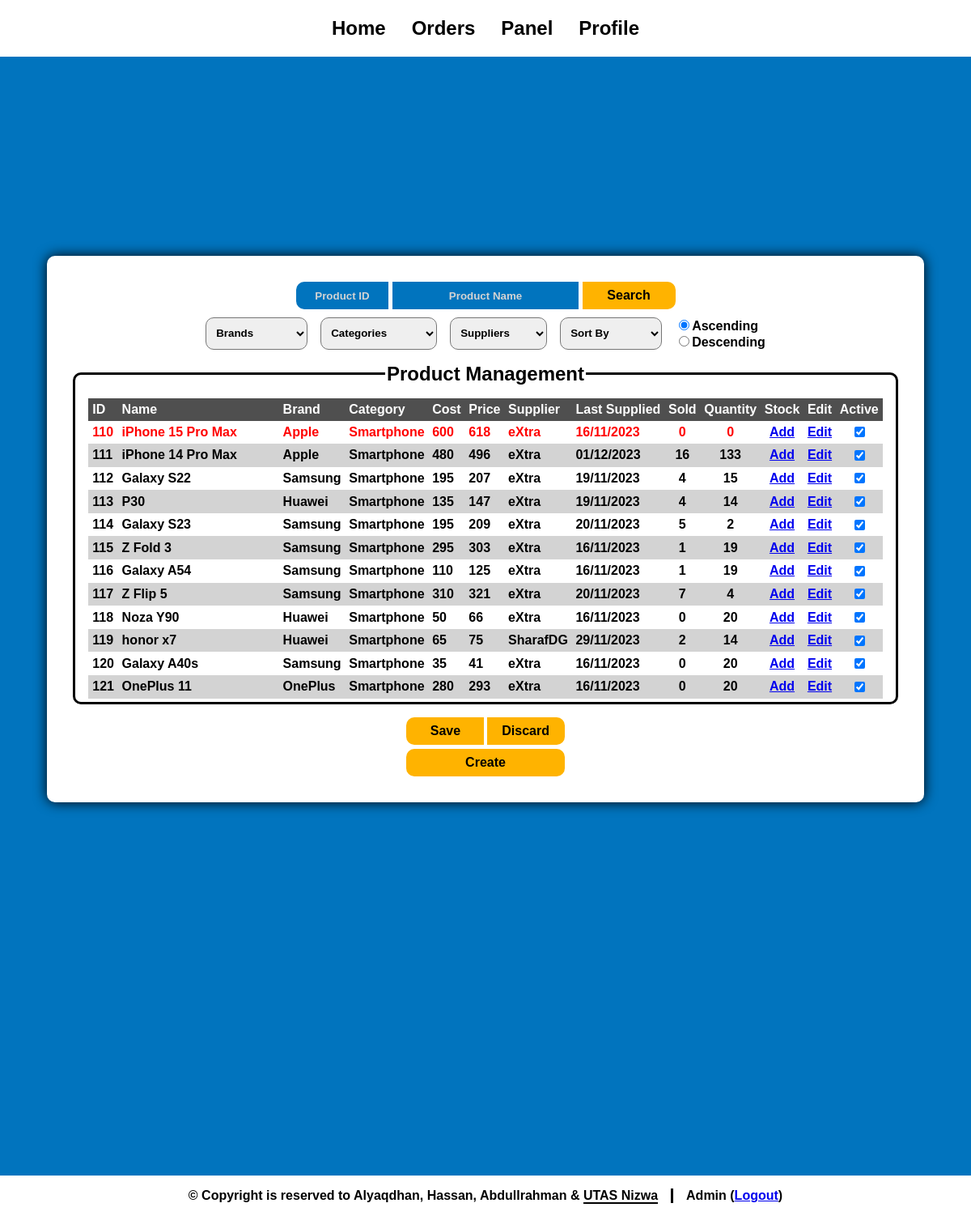
/panelManage.php (signed in), run on the app's committed database.
### tables this page shows
CREATE TABLE `items` (
  `iCode` int(11) NOT NULL COMMENT 'Item Code',
  `iCategoryCode` int(11) NOT NULL COMMENT 'Item Category Code(FK)',
  `iDesc` varchar(50) NOT NULL COMMENT 'Item Title',
  `iComment` varchar(300) NOT NULL COMMENT 'Item Description',
  `iQty` int(11) NOT NULL COMMENT 'Item Quantity',
  `iSold` int(5) NOT NULL COMMENT 'Item Sales',
  `iCost` int(11) NOT NULL COMMENT 'Item Cost',
  `iPrice` int(11) NOT NULL COMMENT 'Item Price',
  `iSupplierId` int(11) NOT NULL COMMENT 'Item Supplier Id(FK)',
  `iLastPurchasedDate` date NOT NULL COMMENT 'Item Last Purchased Date',
  `iBrand` varchar(10) NOT NULL COMMENT 'Item Brand',
  `img_ext` varchar(10) NOT NULL COMMENT 'Image Extension',
  `Active` varchar(10) NOT NULL DEFAULT 'active'
);

CREATE TABLE `categories` (
  `categoryCode` int(11) NOT NULL COMMENT 'Category Code',
  `categoryDes` varchar(100) NOT NULL COMMENT 'Category Description'
);

CREATE TABLE `suppliers` (
  `sId` int(11) NOT NULL COMMENT 'Supplier Id',
  `sName` varchar(50) NOT NULL COMMENT 'Supplier Name',
  `sAddress` varchar(100) NOT NULL COMMENT 'Supplier Address',
  `sPhone` int(8) NOT NULL COMMENT 'Supplier Phone Number',
  `sEmail` varchar(100) NOT NULL COMMENT 'Supplier Email',
  `Active` varchar(10) NOT NULL DEFAULT 'active'
);

### library.php (called while the page is built, shortened)
<?php
function fdate($txt) {
    $date = explode("-", $txt);
    return ($date[2]."/".$date[1]."/".$date[0]);
}
?>

### panelManage.php (the view, shortened to what this page needs)
<html>
    <head>
        <?php include('link.php'); ?>
    </head>
    <body>
        <?php
        include('header.php');
        include('connect.php');
        include('library.php');
        ?>
        <div>
        <div class="wrapper">
            <form class="container manage" method='post'>
                <section>
                    <div class="isearch">
                        <?php
                        if (isset($_POST['icode'])) {$cd = $_POST['icode'];}
                        else {$cd = "";}
                        if (isset($_POST['iname'])) {$nm = $_POST['iname'];}
                        else {$nm = "";}
                        echo "<input type='text' name='icode' placeholder='Product ID' value='$cd'>";
                        echo "<input type='text' name='iname' placeholder='Product Name' value='$nm'>";
                        ?>
                        <input type="submit" value="Search" formaction="panelManage.php">
                    </div>
                    <div class="ifilter">
                        <?php
                        echo "<select name='brand'>";
                        echo "<option value=''> Brands </option>";
                        echo "</select>";
                        echo "<select name='category'>";
                        echo "<option value=''> Categories </option>";
                        echo "</select>";
                        echo "<select name='supplier'>";
                        echo "<option value=''> Suppliers </option>";
                        echo "</select>";
                        echo "<select name='sort'>";
                            echo "<option value='iCode'>Sort By</option>";
                        echo "</select>";
                        if (isset($_POST['order']) && $_POST['order'] == "desc") {$desc = "checked"; $asc = "";}
                        else {$desc = ""; $asc = "checked";}
                        echo "<div class='radio'>";
                            echo "<label><input type='radio' name='order' value='asc' $asc>Ascending</label>";
                            echo "<label><input type='radio' name='order' value='desc' $desc>Descending</label>";
                        echo "</div>";
                        ?>
                    </div>
                </section>
                <fieldset>
                    <legend>Product Management</legend>
                    <table>
                        <tr>
                            <?php
                            $heads = ["iCode"=>"ID", "iDesc"=>"Name", "iBrand"=>"Brand", "iCategoryCode"=>"Category", "iCost"=>"Cost",
                            "iPrice"=>"Price", "iSupplierId"=>"Supplier", "iLastPurchasedDate"=>"Last&nbsp;Supplied", "iSold"=>"Sold", "iQty"=>"Quantity"];
                            foreach ($heads as $key => $value) {
                                if (isset($_POST['order']) && $_POST['order'] == "desc") {$a = "▼";}
                                else {$a = "▲";}
                                if (isset($_POST['sort']) && $key == $_POST['sort']) {$arrow = $a;}
                                else {$arrow = "";}
                                echo "<th>$arrow$value$arrow</th>";
                            }
                            ?>
                            <th>Stock</th>
                            <th>Edit</th>
                            <th>Active</th>
                        </tr>
                        <?php
                        $query = "select * from items where iCode = iCode";
                        $msg = "Database is empty";
                        if (isset($_POST['sort'])) {$sort = $_POST['sort'];}
                        else {$sort = "iCode";}
                        if (isset($_POST['order'])) {$order = $_POST['order'];}
                        else {$order = "asc";}
                        $query .= " order by $sort $order";
                        $result = mysqli_query($conn, $query) or die("Error in query: <mark>$query</mark> <p>". mysqli_error($conn));
                        if (mysqli_num_rows($result) > 0) {
                            $line = 0;
                            while ($data = mysqli_fetch_assoc($result)) {
                                if ($data['iDesc'] == "new") {continue;}
                                $category = mysqli_fetch_row(mysqli_query($conn, "select categoryDes from categories where categoryCode = {$data['iCategoryCode']}"));
                                $supplier = mysqli_fetch_row(mysqli_query($conn, "select sName from suppliers where sId = {$data['iSupplierId']}"));
                                if ($line % 2 == 1 && $data['iQty'] == 0) {$style = "style='background: var(--gray); color: var(--red);'";}
                                else if ($line % 2 == 0 && $data['iQty'] == 0) {$style = "style='color: var(--red);'";}
                                else if ($line % 2 == 1) {$style = "style='background: var(--gray);'";}
                                else {$style = "";}
                                $line += 1;
                                if ($data['Active'] == 'active') {$a = 'checked';}
                                else {$a = '';}
                                echo "<tr id='clickable' $style>";
                                echo "<td> {$data['iCode']} </td>";
                                echo "<td> {$data['iDesc']} </td>";
                                echo "<td> {$data['iBrand']} </td>";
                                echo "<td> {$category[0]} </td>";
                                echo "<td> {$data['iCost']} </td>";
                                echo "<td> {$data['iPrice']} </td>";
                                echo "<td> {$supplier[0]} </td>";
                                echo "<td> ". fdate($data['iLastPurchasedDate']) ." </td>";
                                echo "<td id='center'> {$data['iSold']} </td>";
                                echo "<td id='center'> {$data['iQty']} </td>";
                                echo "<td id='center'> <a href='panelManageAdd.php?ic={$data['iCode']}'> Add </a> </td>";
                                echo "<td id='center'> <a href='panelManageEdit.php?ic={$data['iCode']}'> Edit </a> </td>";
                                echo "<td id='center'> <input type='checkbox' name='box[]' value='{$data['iCode']}' $a> </td>";
                                echo "</tr>";
                            }
                        } else {
                            echo "<td colspan=13 id='center' style='font-size: 1.4rem;'>";
                            echo $msg;
                            echo "</td>";
                        }
                        ?>
                    </table>
                </fieldset>
                <div class="buttons">
                    <div class="main">
                        <input class="left" type='submit' value='Save' formaction="panelManageProcess.php">
                        <input class="right" type='reset' value='Discard' onclick="notify('Changes Have Been Discarded', 'darkcyan');">
                    </div>
                    <a href='panelManageCreate.php'> Create </a>
                </div>
            </form>
        </div>
        </div>
        <?php include('footer.php'); ?>
    </body>
</html>

### style.css (style rules this page uses)
:root { color-scheme: light; --primary: #ffb300; --secondary: #0174Be; --accent: #006caf; --white: white; --black: black; --gray: lightgray; --red: red; --shadow: black; --fw-regular: 400; --fw-bold: 700; --fs-small: 0.5rem; --fs-normal: 1rem; --fs-large: 1.5rem; --br: 10px; background: var(--secondary); font-family: sans-serif; }
* { transition: 200ms ease-in-out; }
a, input[type="checkbox"] { transition-property: background; }
html { scroll-behavior: smooth; -webkit-tap-highlight-color: transparent; }
body { margin: 0; height: 100%; display: flex; flex-direction: column; }
select, input, label:has(input, textarea) { cursor: pointer; }
input:is([type="text"], [type="password"], [type="email"], [type="number"]) { cursor: text; }
div:has(.wrapper, .form) { margin: auto; width: 100%; }
.wrapper { overflow-x: auto; }
.container { width: fit-content; margin: auto; margin-block: 2rem; padding: 2rem; background: var(--white); border-radius: var(--br); box-shadow: 0 0 1rem var(--shadow); }
fieldset { border-radius: var(--br); border: solid 3px var(--black); padding: 1rem; display: flex; flex-direction: column; }
legend { font-size: var(--fs-large); font-weight: var(--fw-bold); text-align: center; }
.manage * { font-weight: var(--fw-bold); }
.manage fieldset { max-height: 24rem; overflow-y: auto; margin-bottom: 1rem; width: fit-content; margin-inline: auto; }
.manage fieldset table { border-collapse: collapse; }
.manage fieldset table, .manage fieldset th, .manage fieldset td { text-align: left; padding: .3rem; }
.manage fieldset table tr:first-child { background: color-mix(in srgb, var(--gray) 60%, var(--black) 100%); color: var(--white); position: sticky; top: -1rem; z-index: 5; }
.manage fieldset #clickable { transition: 200ms ease-in-out; }
.manage fieldset #center { text-align: center; }
.manage .buttons input { background: var(--primary); padding: .5rem; border: 0; text-decoration: none; font-weight: var(--fw-bold); font-size: var(--fs-normal); }
.manage .buttons a { background: var(--primary); padding: .5rem; text-align: center; border-radius: var(--br); text-decoration: none; font-weight: var(--fw-bold); font-size: var(--fs-normal); color: currentColor; }
.manage .buttons { margin: auto; width: fit-content; display: flex; flex-direction: column; gap: .3rem; }
.manage .buttons .main { display: flex; gap: .2rem; }
.manage .buttons .right { border-radius: 0 var(--br) var(--br) 0; width: 6rem; }
.manage .buttons .left { border-radius: var(--br) 0 0 var(--br); width: 6rem; }
.manage section { display: flex; flex-direction: column; justify-content: center; align-items: center; margin-bottom: 1rem; gap: .6rem; }
.manage section * { font-weight: var(--fw-bold); }
.manage .isearch { display: flex; gap: .3rem; }
.manage .isearch * { text-align: center; }
.manage .isearch ::placeholder { color: var(--gray); }
.manage .isearch > :nth-child(1) { border-radius: var(--br) 0 0 var(--br); border: none; background: var(--secondary); color: white; padding: .5rem; width: 25%; }
.manage .isearch > :nth-child(2) { border: none; background: var(--secondary); color: white; padding: .5rem; width: 50%; }
.manage .isearch > :nth-child(3) { border-radius: 0 var(--br) var(--br) 0; border: none; background: var(--primary); padding: .5rem; font-size: var(--fs-normal); width: 25%; }
.manage section select { border-radius: var(--br); padding: .5rem; }
.manage .ifilter { display: flex; gap: 1rem; }
.manage .radio { display: flex; flex-direction: column; }

### data on the page
items: iCode "110", iDesc "iPhone 15 Pro Max", iBrand "Apple", iCategoryCode.categoryDes "Smartphone", iCost "600", iPrice "618", iSupplierId.sName "eXtra", iLastPurchasedDate "16/11/2023", iSold "0", iQty "0"
items: iCode "111", iDesc "iPhone 14 Pro Max", iBrand "Apple", iCategoryCode.categoryDes "Smartphone", iCost "480", iPrice "496", iSupplierId.sName "eXtra", iLastPurchasedDate "01/12/2023", iSold "16", iQty "133"
items: iCode "112", iDesc "Galaxy S22", iBrand "Samsung", iCategoryCode.categoryDes "Smartphone", iCost "195", iPrice "207", iSupplierId.sName "eXtra", iLastPurchasedDate "19/11/2023", iSold "4", iQty "15"
items: iCode "113", iDesc "P30", iBrand "Huawei", iCategoryCode.categoryDes "Smartphone", iCost "135", iPrice "147", iSupplierId.sName "eXtra", iLastPurchasedDate "19/11/2023", iSold "4", iQty "14"
items: iCode "114", iDesc "Galaxy S23", iBrand "Samsung", iCategoryCode.categoryDes "Smartphone", iCost "195", iPrice "209", iSupplierId.sName "eXtra", iLastPurchasedDate "20/11/2023", iSold "5", iQty "2"
items: iCode "115", iDesc "Z Fold 3", iBrand "Samsung", iCategoryCode.categoryDes "Smartphone", iCost "295", iPrice "303", iSupplierId.sName "eXtra", iLastPurchasedDate "16/11/2023", iSold "1", iQty "19"
items: iCode "116", iDesc "Galaxy A54", iBrand "Samsung", iCategoryCode.categoryDes "Smartphone", iCost "110", iPrice "125", iSupplierId.sName "eXtra", iLastPurchasedDate "16/11/2023", iSold "1", iQty "19"
items: iCode "117", iDesc "Z Flip 5", iBrand "Samsung", iCategoryCode.categoryDes "Smartphone", iCost "310", iPrice "321", iSupplierId.sName "eXtra", iLastPurchasedDate "20/11/2023", iSold "7", iQty "4"
items: iCode "118", iDesc "Noza Y90", iBrand "Huawei", iCategoryCode.categoryDes "Smartphone", iCost "50", iPrice "66", iSupplierId.sName "eXtra", iLastPurchasedDate "16/11/2023", iSold "0", iQty "20"
items: iCode "119", iDesc "honor x7", iBrand "Huawei", iCategoryCode.categoryDes "Smartphone", iCost "65", iPrice "75", iSupplierId.sName "SharafDG", iLastPurchasedDate "29/11/2023", iSold "2", iQty "14"
items: iCode "120", iDesc "Galaxy A40s", iBrand "Samsung", iCategoryCode.categoryDes "Smartphone", iCost "35", iPrice "41", iSupplierId.sName "eXtra", iLastPurchasedDate "16/11/2023", iSold "0", iQty "20"
items: iCode "121", iDesc "OnePlus 11", iBrand "OnePlus", iCategoryCode.categoryDes "Smartphone", iCost "280", iPrice "293", iSupplierId.sName "eXtra", iLastPurchasedDate "16/11/2023", iSold "0", iQty "20"

### other printed values
$value "ID"
$value "Name"
$value "Brand"
$value "Category"
$value "Cost"
$value "Price"
$value "Supplier"
$value "Last Supplied"
$value "Sold"
$value "Quantity"
$name "Admin"
